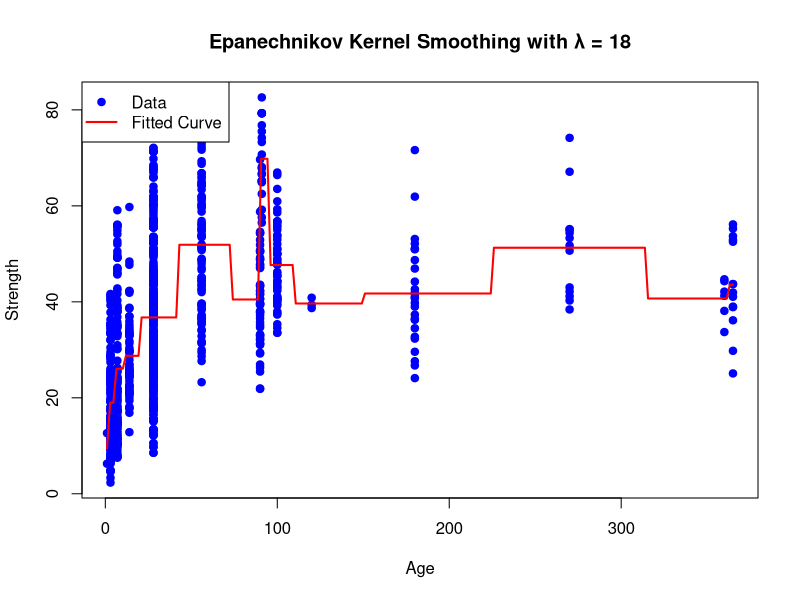

Write the R code that produced this figure.
# Part a
kernel_smoothing = function(x0, X, Y, K, h, lambda = 2){
  # Inputs
  #   x0 - input to be predicted
  #   X - matrix of training inputs (n x p)
  #   Y - matrix of training outputs (n x 1)
  #   k - kernel function
  #   h - bandwidth function
  #
  # Outputs
  #   predicted y0 value

  distances = abs(x0 - X)
  bandwidth = h(lambda, x0, X)
  
  # Case 1: bandwidth is zero
  if(bandwidth == 0){
    # Use mean of points that have the same x-value
    return(mean(Y[which(X == x0)]))
  }
  
  # Compute kernel weights
  w = K(distances/bandwidth)
  
  # Case 2: sum of weights is zero
  if(sum(w) == 0){
    # Identify boundary points
    return(mean(Y[which(distances/bandwidth == 1)]))
  }
  
  # Base case
  return(sum(w*Y) / sum(w))
}

# Part b
data = read.csv("concrete-data.csv")
x = data$age
y = data$strength
make_folds = function(Y, nFolds, stratified = FALSE, seed = 0){
  # K-Fold cross validation
  # Input:
  #   Y (either sample size, or vector of outputs)
  #   stratified (boolean): whether the folds should 
  #     be stratified. If TRUE then Y should be a vector of outputs
  # Output: list of vectors of fold indices
  if(stratified & length(Y) == 1){
    stop('For stratified folds, Y must be a vector of outputs')
  }
  n = ifelse(length(Y) > 1, length(Y), Y)
  index = c(1:n)
  if(stratified){
    Y = factor(Y)
    classes = levels(Y)
    nClasses = length(classes)
    if(nClasses == 1){
      stop('stratified requires more than one class')
    }
    classfolds = list()
    for(class in 1:nClasses){
      classfolds[[class]] = list()
      classIndex = index[Y == classes[class]]
      n_class = sum(Y == classes[class])
      n_per_fold = floor(n_class / nFolds)
      shuffled_index = sample(classIndex)
      for(fold in c(1:(nFolds - 1))){
        classfolds[[class]][[fold]] = shuffled_index[c((1 + (fold - 1) * n_per_fold):(fold * n_per_fold))]
      }
      classfolds[[class]][[nFolds]] = shuffled_index[c(((nFolds - 1)*n_per_fold + 1):n_class)]
    }
    folds = list()
    for(fold in 1:nFolds){
      folds[[fold]] = classfolds[[1]][[fold]]
      for(class in 2:nClasses){
        folds[[fold]] = c(folds[[fold]], classfolds[[class]][[fold]])
      }
    }
  }else{
    folds = list()
    n_per_fold = floor(n / nFolds)
    shuffled_index = sample(index)
    for(fold in c(1:(nFolds - 1))){
      folds[[fold]] = shuffled_index[c((1 + (fold - 1) * n_per_fold):(fold * n_per_fold))]
    }  
    folds[[nFolds]] = shuffled_index[c(((nFolds - 1)*n_per_fold + 1):n)]
  }
  return(folds)
}

t = seq(from=-2, to=2, by = 0.01)

gaussian_kernel = function(t){
  # Input: t - real number
  # Output: D(t) - real number, where D() is the Gaussian kernel
  return((2*pi)^(-1/2) * exp(-t^2/2))
}
epanechnikov_kernel = function(t){
  # Input: t - real number
  # Output: D(t) - real number, where D() is the Epanechnikov kernel
  return(as.integer(abs(t) <= 1) * (3/4) * (1 - t^2))
}

adaptive_bandwidth = function(lambda, x0, X){
  # Input:
  #   lambda - positive integer, number of nearest neighbours
  #   x0 - scalar, point where we will compute bandwidth
  #   X - vector of training observations
  #
  # Output: the distance from x0 to its lambda^th nearest neighbour in X
  N = length(X)
  d = matrix(0, nrow = N)
  for(i in c(1:N)){
    d[i] = abs(x0 - X[i])
  } 
  d_sorted = sort(d)
  return(d_sorted[lambda])
}

cv_kernel_smoothing = function(x, y, folds, kernel_fn, bandwidth_fn, lambda){
  mse_per_fold = numeric(length(folds))
  
  for(i in 1:10){
    test_idx  = folds[[i]]
    train_idx = setdiff(seq_along(x), test_idx)
    
    xtrain = x[train_idx]
    ytrain = y[train_idx]
    xtest  = x[test_idx]
    ytest  = y[test_idx]
    
    # Predictions on the test fold
    ypred = sapply(xtest, function(x0) {
      kernel_smoothing(x0, xtrain, ytrain, kernel_fn, bandwidth_fn, lambda)
    })
    
    # Mean squared error for this fold
    mse_per_fold[i] = mean((ytest - ypred)^2)
  }
  return(mean(mse_per_fold))
}

set.seed(1)
foldNum = 10
folds = make_folds(length(y), nFolds = foldNum)

# Find optimal lambda
lambda_candidates = seq(1,29,1)

kernel_list = list(gaussian = gaussian_kernel, epanechnikov = epanechnikov_kernel)
results = list()

# Loop over the kernels
for(kernel_name in names(kernel_list)){
  kernel_fn = kernel_list[[kernel_name]]
  
  best_lambda = NA
  best_mse    = Inf
  
  # Loop over lambda candidates for current kernel
  for(lambda in lambda_candidates) {
    mse_cv = cv_kernel_smoothing(
      x, y, folds,
      kernel_fn,
      adaptive_bandwidth,
      lambda
    )
    if(mse_cv < best_mse) {
      best_mse    = mse_cv
      best_lambda = lambda
    }
  }
  
  results[[kernel_name]] = list(kernel_fn = kernel_fn,
                                best_lambda = best_lambda,
                                best_mse = best_mse)
}
best_kernel_name = names(results)[which.min(sapply(results, function(res) res$best_mse))]
best_lambda_overall = results[[best_kernel_name]]$best_lambda
best_mse_overall    = results[[best_kernel_name]]$best_mse


# Part c

x_grid = seq(min(x), max(x), length.out = 200)

# Compute predicted y-values on grid
y_hat_grid <- sapply(x_grid, function(x0) {
  kernel_smoothing(
    x0,
    x, 
    y,
    epanechnikov_kernel,
    adaptive_bandwidth,
    best_lambda
  )
})

plot(
  x, y,
  pch  = 19,
  col  = "blue",
  xlab = "Age",
  ylab = "Strength",
  main = paste("Epanechnikov Kernel Smoothing with \u03BB = 18")
)
lines(
  x_grid, y_hat_grid,
  col = "red",
  lwd = 2
)
legend(
  "topleft",
  legend = c("Data", "Fitted Curve"),
  pch    = c(19, NA),
  col    = c("blue", "red"),
  lty    = c(NA, 1),
  lwd    = c(NA, 2)
)

